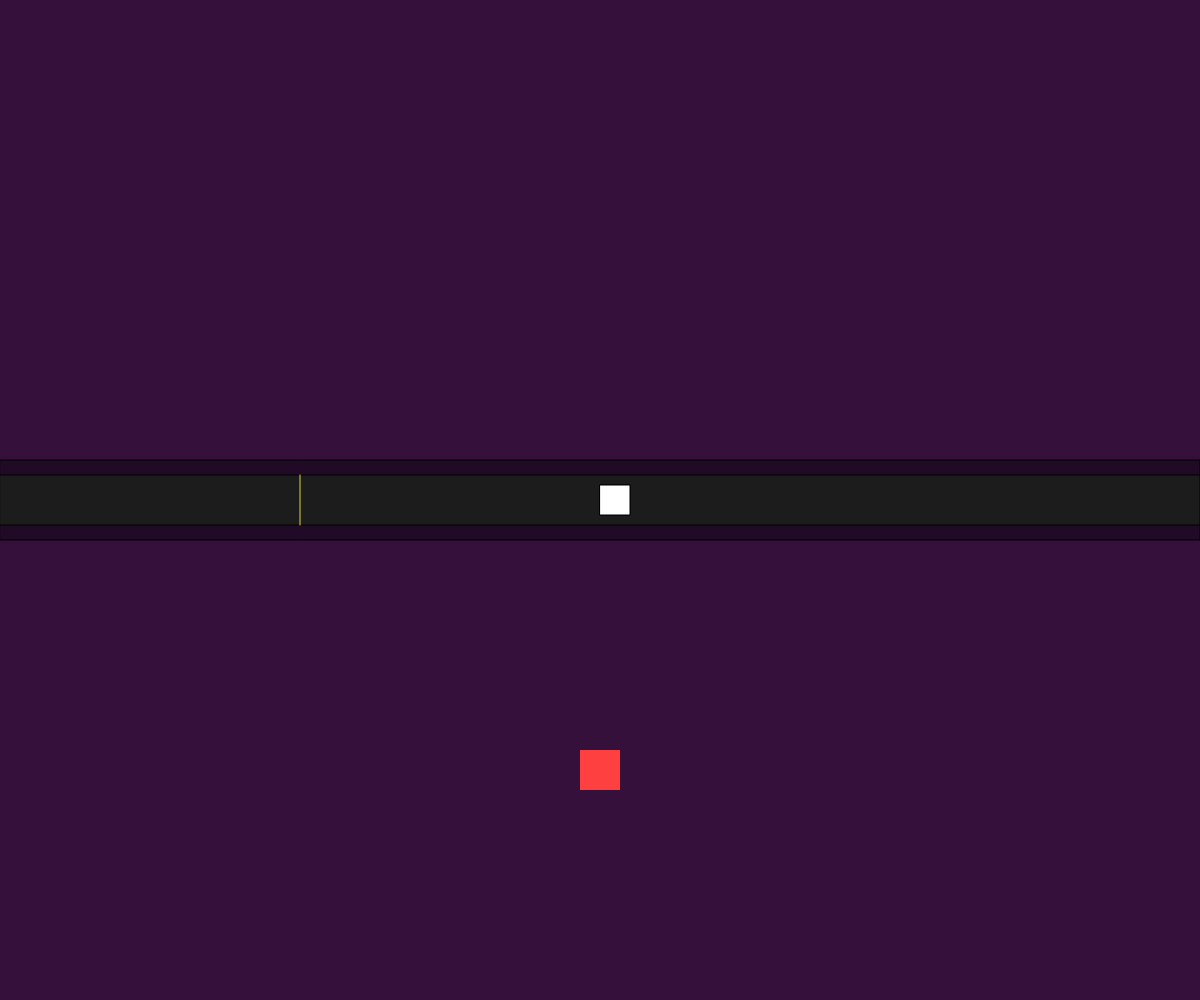
Frame 1 (no input)
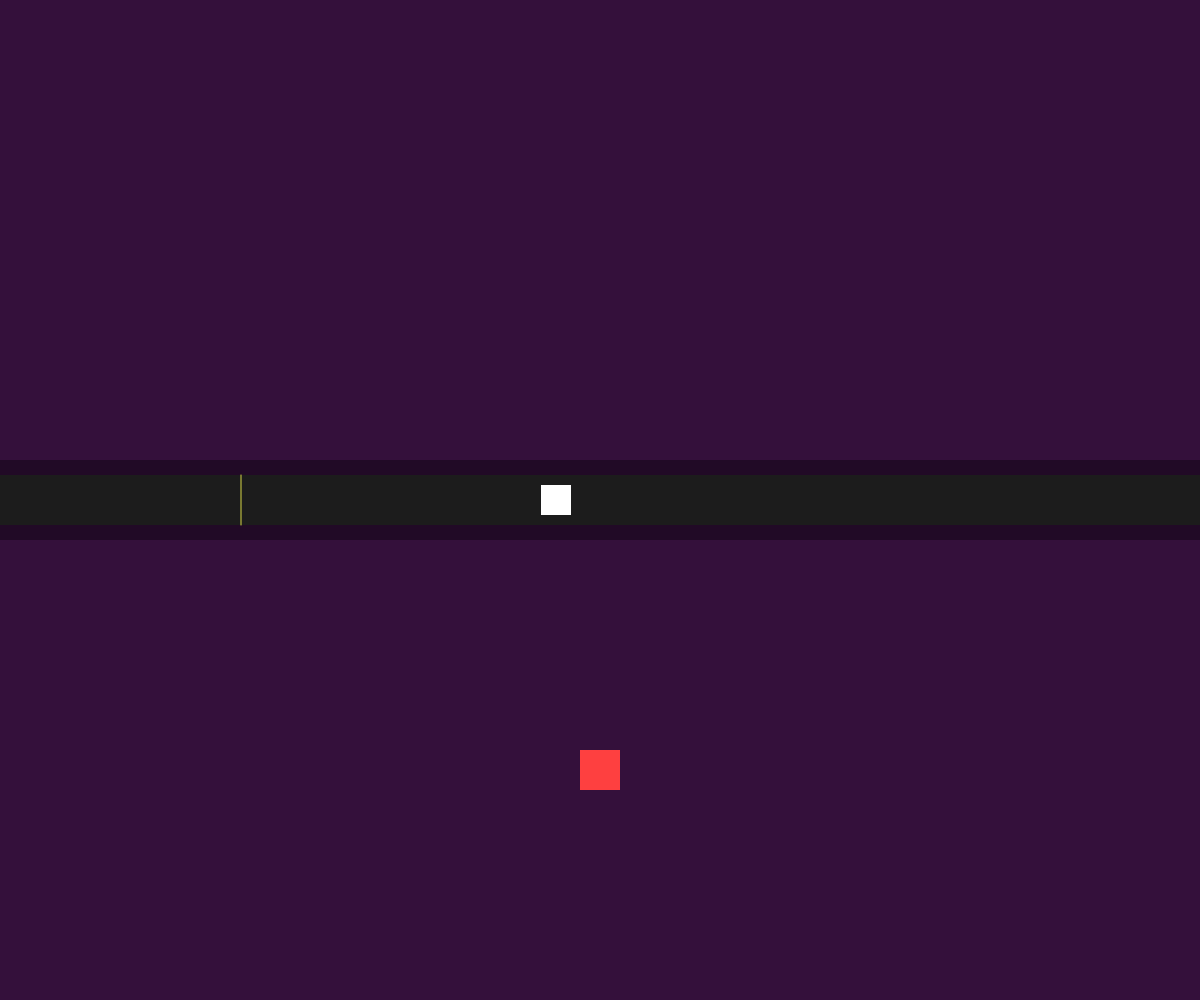
Frame 60 (no input)
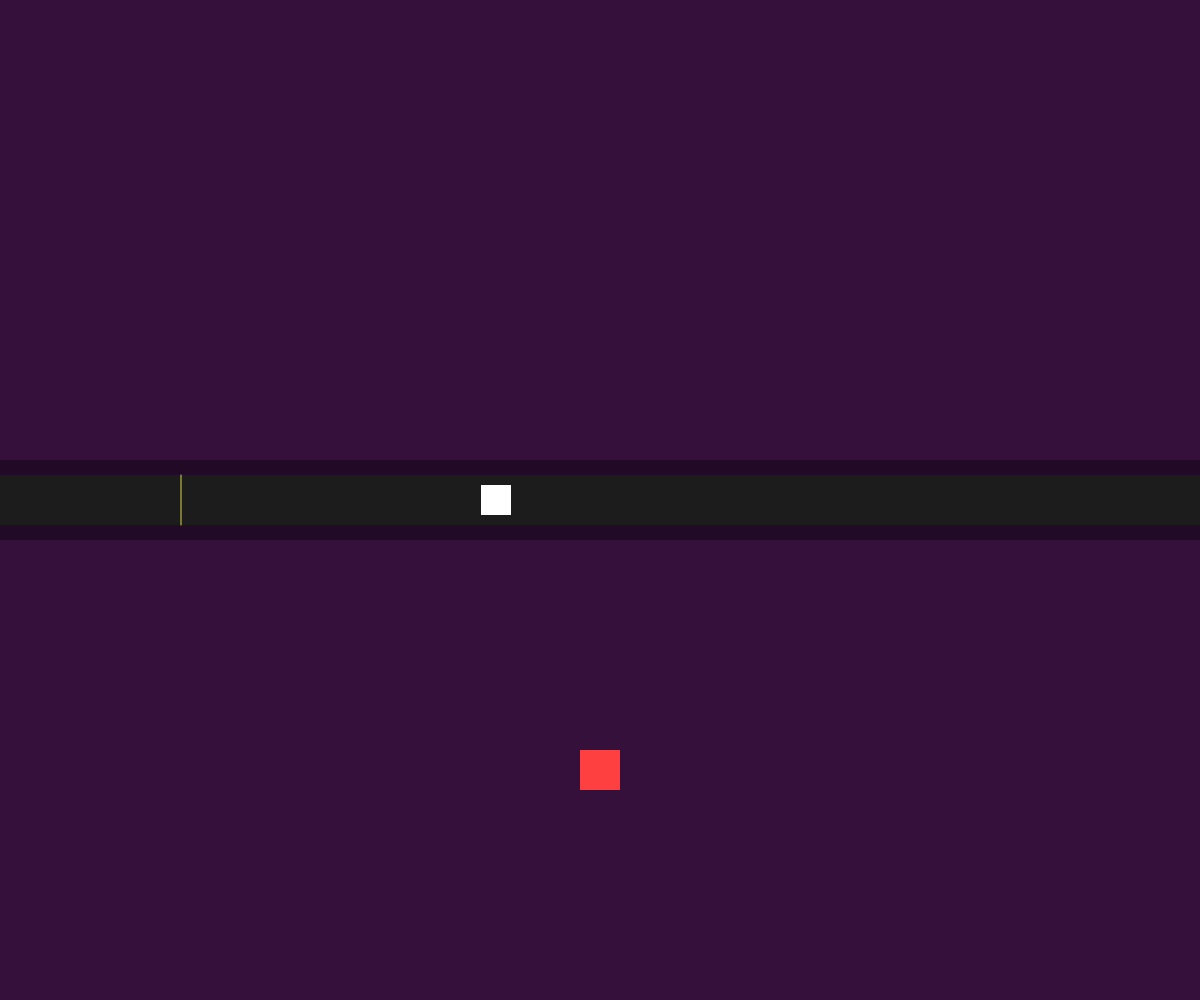
Frame 120 (the mouse pressed at the canvas centre since frame 60)

The p5.js sketch that drew these frames (run headless with seeded random() and noise() and a simulated clock; from frame 60 on, the mouse is pressed at the canvas centre):

// p5.js sketch
// ── sketch.js
let player;
let cbX = 300;
let speed = 1;
let direction = -1; 
let conveyorStroke;
let packages = [];
function setup() {
	createCanvas(windowWidth, windowHeight);
	player = new Player();
	conveyorStroke = color(214,214,70);
	packages.push(new Package());
	packages.push(new Package());
}

function draw() {
	background(52,16,59);
	// Conveyor
	conveyor();
	packages.forEach((package, i)=>{
		package.show();
		if(package.x < package.width*i+1){
			package.speed = 0;
		}
	});
	
	
	player.show();
}

function conveyor(){
	
	push();
	
	fill(33,10,38);
	rect(0,(height/2)-40,width,80);
	fill(28);
	rect(0,(height/2)-25,width,50);
	stroke(conveyorStroke);
	strokeWeight(1);
	line(cbX,(height/2)-25,cbX,((height/2)-25)+50);
	
	if(cbX < -5){
		direction = 1;
		conveyorStroke = color(28);
	} else if(cbX > width+5){
		direction = -1;
		conveyorStroke = color(214,214,70);
	}

	cbX += speed*direction;
	pop();
}
// ── package.js
class Package {
  constructor(){
    this.width = 30;
    this.height = this.width;
    this.x = width/2;
    this.y = (height/2)-this.height/2;
    this.speed = 1;
    this.direction = -1;
  }
  
  show(){
    fill(255);
    rect(this.x, this.y, this.width, this.height);
    
    this.x += this.speed * this.direction;
  }
}
// ── player.js
class Player {
	constructor(){
		this.width = 40;
		this.height = this.width;
		this.x = (width/2) - this.width/2;
		this.y = height - (height/4);
	}
	
	show(){
		noStroke();
		fill(254,64,64);
		rect(this.x, this.y, this.width, this.height);
	}
}
